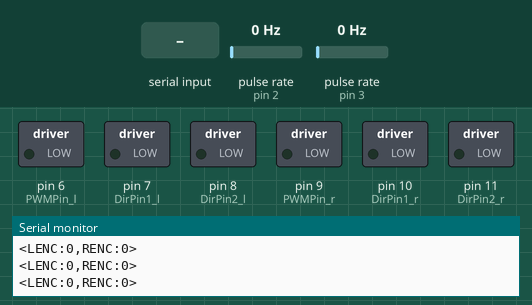
Recording of a sketch running on a simulated Arduino Uno, built with avr-gcc and run on an emulated ATmega328P. Shown: switched loads named in the sketch (green lamp = pin HIGH), the last lines printed to the serial monitor. Wiring (inferred from the names in the program): 2 × pulse sensor: data pin 2 / data pin 3. Inputs (shaded band) come from the test bench; at power-on: pulse rate (sensors on pin 2, pin 3) 0 Hz.

Above: at 1.2 s.
1.3 s: "90,45,200\n" received over Serial
At 1.55 s:
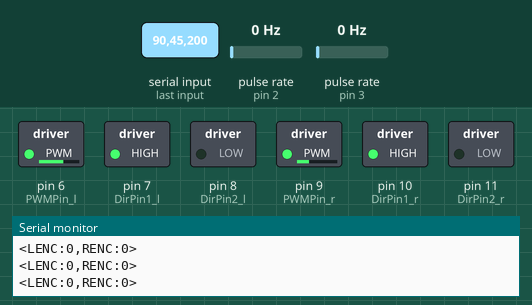
3.3 s: "30,150,10\n" received over Serial
At 3.55 s:
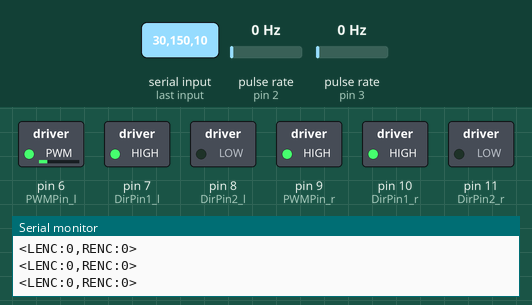
5.3 s: "5\n" received over Serial
At 6.2 s:
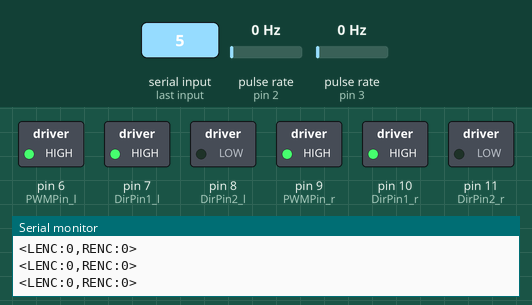
6.8 s: "1,90\n" received over Serial
At 7.2 s:
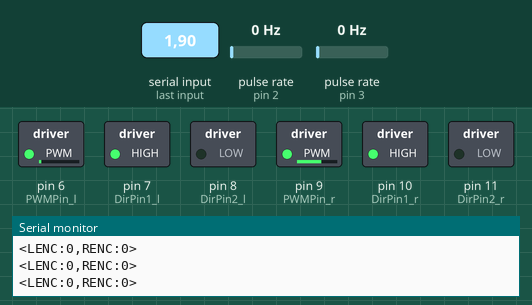
8.8 s: "90\n" received over Serial
At 10.0 s:
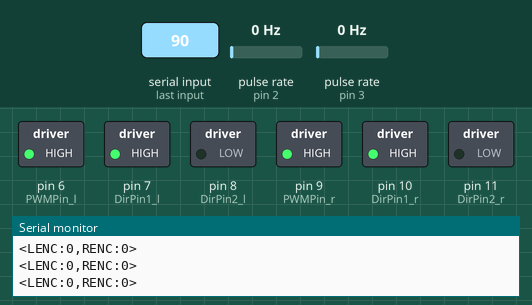
10.3 s: pulse rate (sensor on pin 2) set to 50 Hz
At 24.71 s:
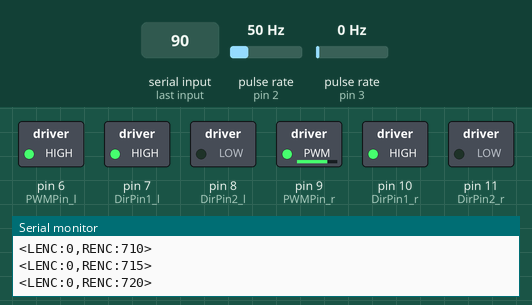
Timing chart, 0 to 26.3 s (numbered marks = the images above; inputs shaded):
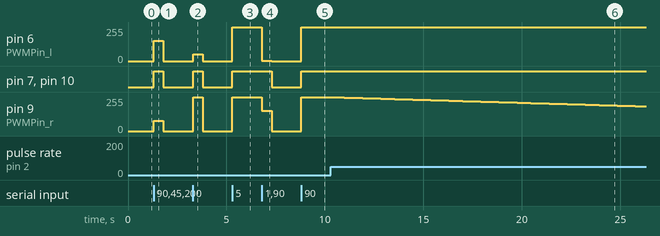

Measured:
- after the input at 1.3 s, pin 6 (PWMPin_l): 0/255 → 153/255 at once, → 0/255 0.50 s later; pin 7 (DirPin1_l), pin 10 (DirPin1_r): LOW → HIGH at once, → LOW 0.50 s later; pin 9 (PWMPin_r): 0/255 → 76/255 at once, → 0/255 0.50 s later
- after the input at 3.3 s, pin 6 (PWMPin_l): 0/255 → 51/255 at once, → 0/255 0.50 s later; pin 7 (DirPin1_l), pin 10 (DirPin1_r): LOW → HIGH at once, → LOW 0.50 s later; pin 9 (PWMPin_r): 0/255 → 255/255 at once, → 0/255 0.50 s later
- after the input at 5.3 s, pin 6 (PWMPin_l), pin 9 (PWMPin_r): 0/255 → 255/255 at once; pin 7 (DirPin1_l), pin 10 (DirPin1_r): LOW → HIGH at once
- after the input at 6.8 s, pin 6 (PWMPin_l): 255/255 → 1/255 at once, → 0/255 0.50 s later; pin 7 (DirPin1_l), pin 10 (DirPin1_r): HIGH → LOW after 0.50 s; pin 9 (PWMPin_r): 255/255 → 153/255 at once, → 0/255 0.50 s later
- after the input at 8.8 s, pin 6 (PWMPin_l), pin 9 (PWMPin_r): 0/255 → 255/255 at once; pin 7 (DirPin1_l), pin 10 (DirPin1_r): LOW → HIGH at once
- after the input at 10.3 s, pin 6 (PWMPin_l): 255/255 → 254/255 at once, → 255/255 0.22 s later; pin 9 (PWMPin_r): moves from 255/255 to 185/255 over 15.9 s, starting at once

The sketch:

arduino_firmware.ino
```cpp
/*
 * Arduino UNO R4 Minima — Differential Drive Controller
 * ======================================================
 * 실제 핀 배선 기반으로 작성
 *
 * ── 핀 배선 ──────────────────────────────────────────
 *   오른쪽 모터:  PWM=D9,  DIR1=D10, DIR2=D11
 *   왼쪽  모터:  PWM=D6,  DIR1=D7,  DIR2=D8
 *   오른쪽 엔코더: D2 (인터럽트 0)
 *   왼쪽  엔코더: D3 (인터럽트 1)
 *
 * ── Raspberry Pi → Arduino 수신 프로토콜 ──────────────
 *   RPM 모드:      "LEFT_RPM,RIGHT_RPM\n"   예) "80,80\n"
 *   거리 모드:     "0.5\n"                   예) "0.5\n" (단위: m)
 *   긴급 정지:     "0,0\n"
 *
 * ── Arduino → Raspberry Pi 송신 ───────────────────────
 *   "<LENC:1234,RENC:5678>\n"   (100ms 주기)
 *
 * ── 물리 파라미터 ─────────────────────────────────────
 *   PPR_R = 492.5  (오른쪽 엔코더 펄스/회전)
 *   PPR_L = 493.0  (왼쪽  엔코더 펄스/회전)
 *   바퀴 반지름 = 34mm
 *
 * ── 버그 수정 ─────────────────────────────────────────
 *   원본 driveRPM()에서 PWPin_r → PWMPin_r 수정
 */

// =========================
// MOTOR PINS
// =========================
const byte PWMPin_r  = 9;
const byte DirPin1_r = 10;
const byte DirPin2_r = 11;

const byte PWMPin_l  = 6;
const byte DirPin1_l = 7;
const byte DirPin2_l = 8;

// =========================
// ENCODER PINS
// =========================
const byte ENC_R = 2;   // 인터럽트 0
const byte ENC_L = 3;   // 인터럽트 1

volatile long encoder_r = 0;
volatile long encoder_l = 0;

// =========================
// PHYSICAL PARAMETERS
// =========================
const float PPR_R      = 492.5;          // 오른쪽 엔코더 펄스/회전
const float PPR_L      = 493.0;          // 왼쪽  엔코더 펄스/회전
const float WHEEL_R    = 0.034;          // 바퀴 반지름 (m)
const float WHEEL_CIRC = 2.0 * PI * WHEEL_R;  // 바퀴 둘레 (m) ≈ 0.2136m

// =========================
// CONTROL PARAMETERS
// =========================
const int   MAX_RPM      = 150;    // driveRPM() 입력 최대값
const int   PWM_MAX      = 255;    // PWM 상한 (필요시 200으로 낮춤)
const int   PWM_MIN_MOVE = 50;     // 정지 판정 하한
const float STRAIGHT_KP  = 200.0; // 직진 보정 gain (거리 모드)

// =========================
// TIMEOUT
// =========================
const unsigned long TIMEOUT_MS = 500;  // 통신 끊기면 자동 정지

// =========================
// MODE
// =========================
enum Mode { IDLE, RPM_MODE, DISTANCE_MODE };
Mode mode = IDLE;

// =========================
// DISTANCE CONTROL STATE
// =========================
float target_distance = 0.0;
bool  moving          = false;

// =========================
// RPM CONTROL STATE
// =========================
int cmd_rpm_l = 0;
int cmd_rpm_r = 0;

unsigned long lastCmdMs = 0;

// =========================
// ENCODER ISR
// =========================
void encoderISR_r() { encoder_r++; }
void encoderISR_l() { encoder_l++; }

// =========================
// SETUP
// =========================
void setup() {
  Serial.begin(115200);

  pinMode(PWMPin_r,  OUTPUT);
  pinMode(DirPin1_r, OUTPUT);
  pinMode(DirPin2_r, OUTPUT);

  pinMode(PWMPin_l,  OUTPUT);
  pinMode(DirPin1_l, OUTPUT);
  pinMode(DirPin2_l, OUTPUT);

  pinMode(ENC_R, INPUT_PULLUP);
  pinMode(ENC_L, INPUT_PULLUP);

  attachInterrupt(digitalPinToInterrupt(ENC_R), encoderISR_r, RISING);
  attachInterrupt(digitalPinToInterrupt(ENC_L), encoderISR_l, RISING);

  stopMotors();
  Serial.println("<READY>");
}

// =========================
// MAIN LOOP
// =========================
void loop() {

  // ── 시리얼 수신 ──────────────────────────────────
  if (Serial.available()) {
    String cmd = Serial.readStringUntil('\n');
    cmd.trim();

    if (cmd.length() == 0) goto feedback;

    // RPM 모드: "LEFT,RIGHT"  예) "80,80"  또는  "0,0"
    if (cmd.indexOf(',') >= 0) {
      int idx       = cmd.indexOf(',');
      cmd_rpm_l     = constrain(cmd.substring(0, idx).toInt(),     -MAX_RPM, MAX_RPM);
      cmd_rpm_r     = constrain(cmd.substring(idx + 1).toInt(),    -MAX_RPM, MAX_RPM);
      mode          = RPM_MODE;
      lastCmdMs     = millis();
      driveRPM(cmd_rpm_l, cmd_rpm_r);
    }
    // 거리 모드: "0.5"
    else {
      float dist = cmd.toFloat();
      if (dist > 0.0) {
        target_distance = dist;
        encoder_r = 0;
        encoder_l = 0;
        moving    = true;
        mode      = DISTANCE_MODE;
        lastCmdMs = millis();
      }
    }
  }

  // ── 타임아웃 안전 정지 ───────────────────────────
  if (millis() - lastCmdMs > TIMEOUT_MS) {
    if (mode == RPM_MODE) {
      stopMotors();
      mode = IDLE;
    }
  }

  // ── 거리 제어 루프 ───────────────────────────────
  if (mode == DISTANCE_MODE && moving) {
    distanceControl();
  }

  // ── 엔코더 피드백 송신 (100ms) ───────────────────
  feedback:
  static unsigned long lastFbMs = 0;
  if (millis() - lastFbMs >= 100) {
    Serial.print("<LENC:");
    Serial.print(encoder_l);
    Serial.print(",RENC:");
    Serial.print(encoder_r);
    Serial.println(">");
    lastFbMs = millis();
  }
}

// =========================
// RPM CONTROL
// RPM 입력 범위: -MAX_RPM ~ +MAX_RPM
// 음수 = 후진
// =========================
void driveRPM(int left_rpm, int right_rpm) {
  int pwm_l = map(abs(left_rpm),  0, MAX_RPM, 0, PWM_MAX);
  int pwm_r = map(abs(right_rpm), 0, MAX_RPM, 0, PWM_MAX);

  pwm_l = constrain(pwm_l, 0, PWM_MAX);
  pwm_r = constrain(pwm_r, 0, PWM_MAX);

  setMotor(PWMPin_l, DirPin1_l, DirPin2_l, pwm_l, left_rpm  >= 0);
  setMotor(PWMPin_r, DirPin1_r, DirPin2_r, pwm_r, right_rpm >= 0);
}

// =========================
// DISTANCE CONTROL
// 엔코더 기반 직진 + 보정
// =========================
void distanceControl() {
  float dist_r = (encoder_r / PPR_R) * WHEEL_CIRC;
  float dist_l = (encoder_l / PPR_L) * WHEEL_CIRC;
  float current = (dist_r + dist_l) / 2.0;
  float error   = target_distance - current;

  if (error <= 0.002) {   // 2mm 이내면 도착
    stopMotors();
    moving = false;
    mode   = IDLE;
    Serial.println("<DONE>");
    return;
  }

  // 속도 비례 감속 (원본 로직 유지)
  int pwm = 120 + (int)(135.0 * (error / target_distance));

  // 좌우 거리 차이 보정
  float diff       = dist_r - dist_l;
  int   correction = (int)(diff * STRAIGHT_KP);

  int pwm_r = constrain(pwm - correction, PWM_MIN_MOVE, PWM_MAX);
  int pwm_l = constrain(pwm + correction, PWM_MIN_MOVE, PWM_MAX);

  setMotor(PWMPin_r, DirPin1_r, DirPin2_r, pwm_r, true);
  setMotor(PWMPin_l, DirPin1_l, DirPin2_l, pwm_l, true);
}

// =========================
// MOTOR DRIVER
// forward=true → DIR1=HIGH, DIR2=LOW
// forward=false → DIR1=LOW,  DIR2=HIGH
// =========================
void setMotor(byte pwmPin, byte dir1, byte dir2, int pwm, bool forward) {
  digitalWrite(dir1, forward ? HIGH : LOW);
  digitalWrite(dir2, forward ? LOW  : HIGH);
  analogWrite(pwmPin, pwm);
}

// =========================
void stopMotors() {
  analogWrite(PWMPin_r, 0);
  analogWrite(PWMPin_l, 0);
  // 브레이크: 둘 다 LOW
  digitalWrite(DirPin1_r, LOW); digitalWrite(DirPin2_r, LOW);
  digitalWrite(DirPin1_l, LOW); digitalWrite(DirPin2_l, LOW);
}
```
